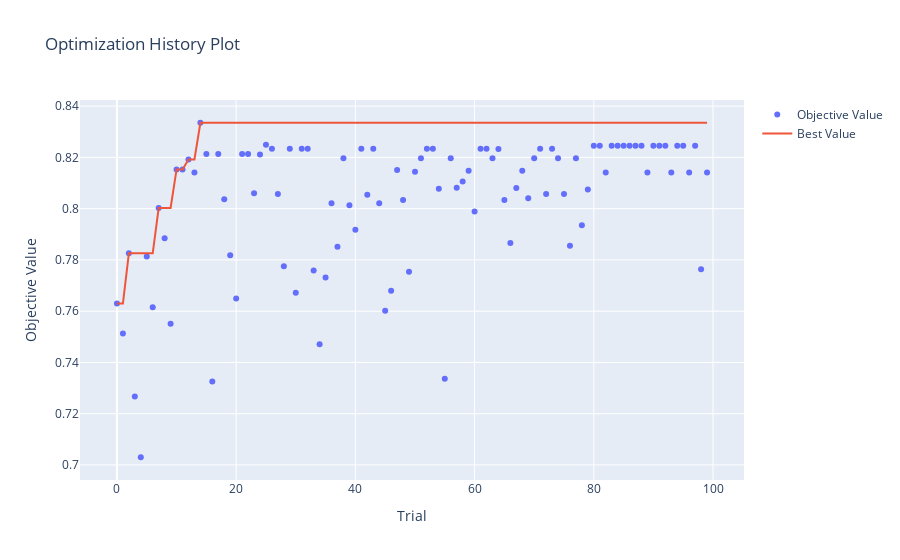

Notebook code for this chart:
### Markdown cell above
# Plot The Visualization History for the Optuna Full Mode

### Code cell
fig2 = optuna.visualization.plot_optimization_history(study)
fig2.write_html("optimization_history_full.html")
fig2.show()
